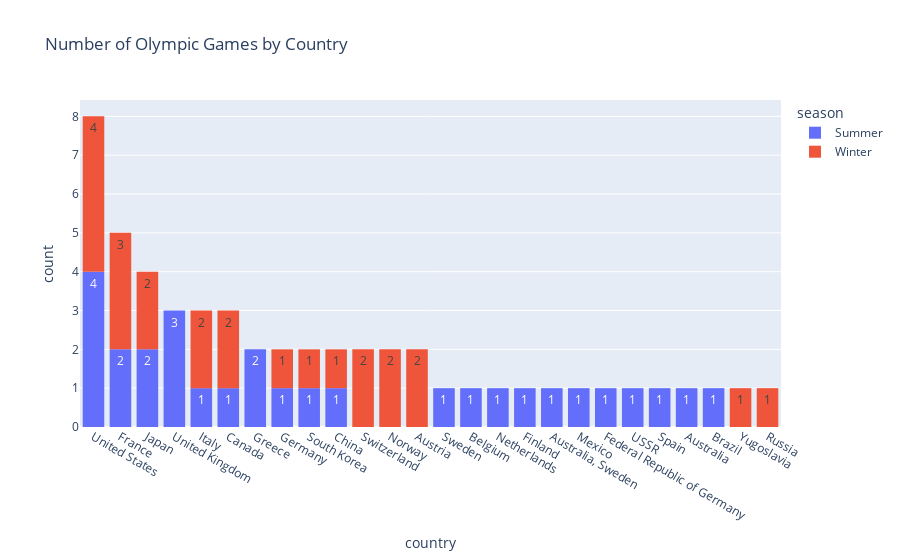

The notebook cell saved with this chart:
### Code cell
import plotly.express as px

px.histogram(df_host, x="country", color="season",
             title="Number of Olympic Games by Country",
             text_auto=True).update_xaxes(categoryorder="total descending")

### Figure 1 — Plotly figure (JSON) as saved in the notebook; plotly's stock layout.template omitted (floating-point values rounded to 4 significant figures)
{"data": [{"bingroup": "x", "hovertemplate": "season=Summer<br>country=%{x}<br>count=%{y}<extra></extra>", "legendgroup": "Summer", "marker": {"color": "#636efa", "pattern": {"shape": ""}}, "name": "Summer", "orientation": "v", "showlegend": true, "texttemplate": "%{value}", "type": "histogram", "x": ["Greece", "France", "United States", "United Kingdom", "Sweden", "Belgium", "France", "Netherlands", "United States", "Germany", "United Kingdom", "Finland", "Australia, Sweden", "Italy", "Japan", "Mexico", "Federal Republic of Germany", "Canada", "USSR", "United States", "South Korea", "Spain", "United States", "Australia", "Greece", "China", "United Kingdom", "Brazil", "Japan"], "xaxis": "x", "yaxis": "y"}, {"bingroup": "x", "hovertemplate": "season=Winter<br>country=%{x}<br>count=%{y}<extra></extra>", "legendgroup": "Winter", "marker": {"color": "#EF553B", "pattern": {"shape": ""}}, "name": "Winter", "orientation": "v", "showlegend": true, "texttemplate": "%{value}", "type": "histogram", "x": ["France", "Switzerland", "United States", "Germany", "Switzerland", "Norway", "Italy", "United States", "Austria", "France", "Japan", "Austria", "United States", "Yugoslavia", "Canada", "France", "Norway", "Japan", "United States", "Italy", "Canada", "Russia", "South Korea", "China"], "xaxis": "x", "yaxis": "y"}], "layout": {"barmode": "relative", "legend": {"title": {"text": "season"}, "tracegroupgap": 0}, "title": {"text": "Number of Olympic Games by Country"}, "xaxis": {"anchor": "y", "categoryorder": "total descending", "domain": [0, 1], "title": {"text": "country"}}, "yaxis": {"anchor": "x", "domain": [0, 1], "title": {"text": "count"}}}}
